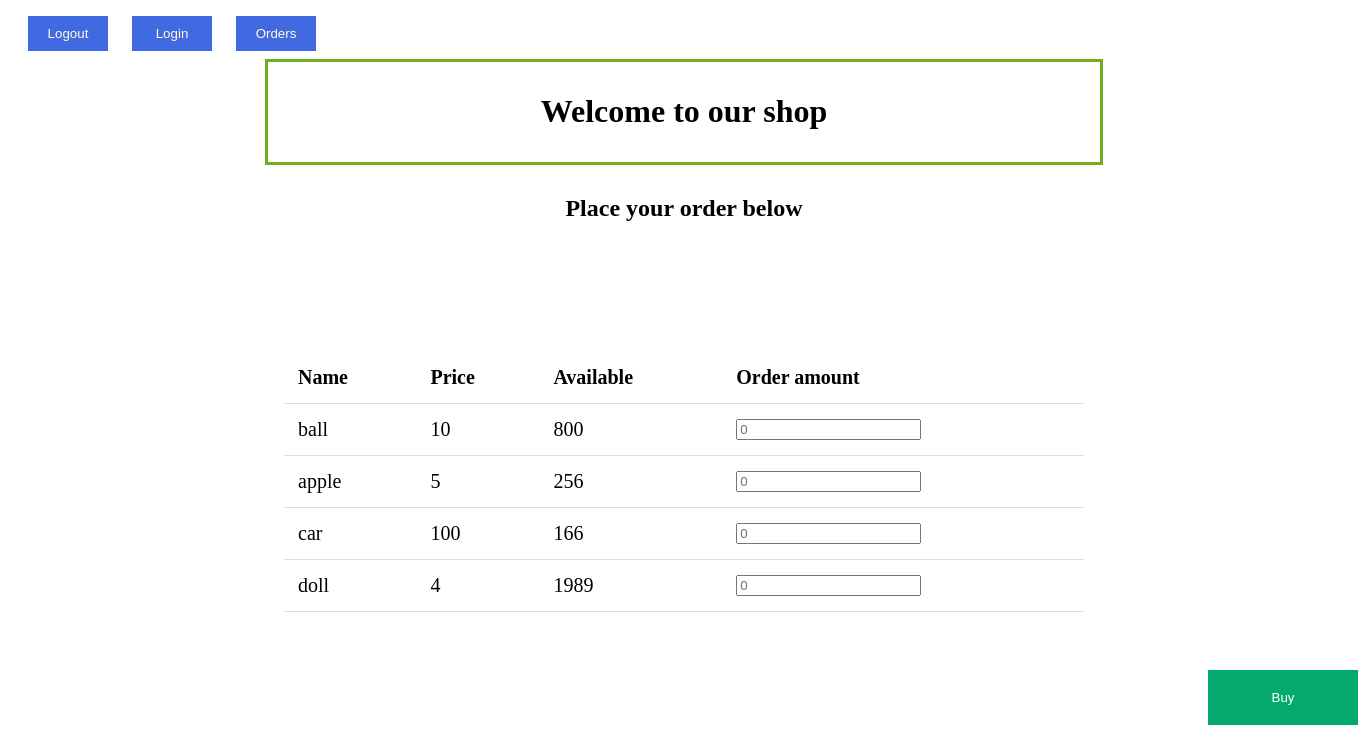
Before: / with the older database file.
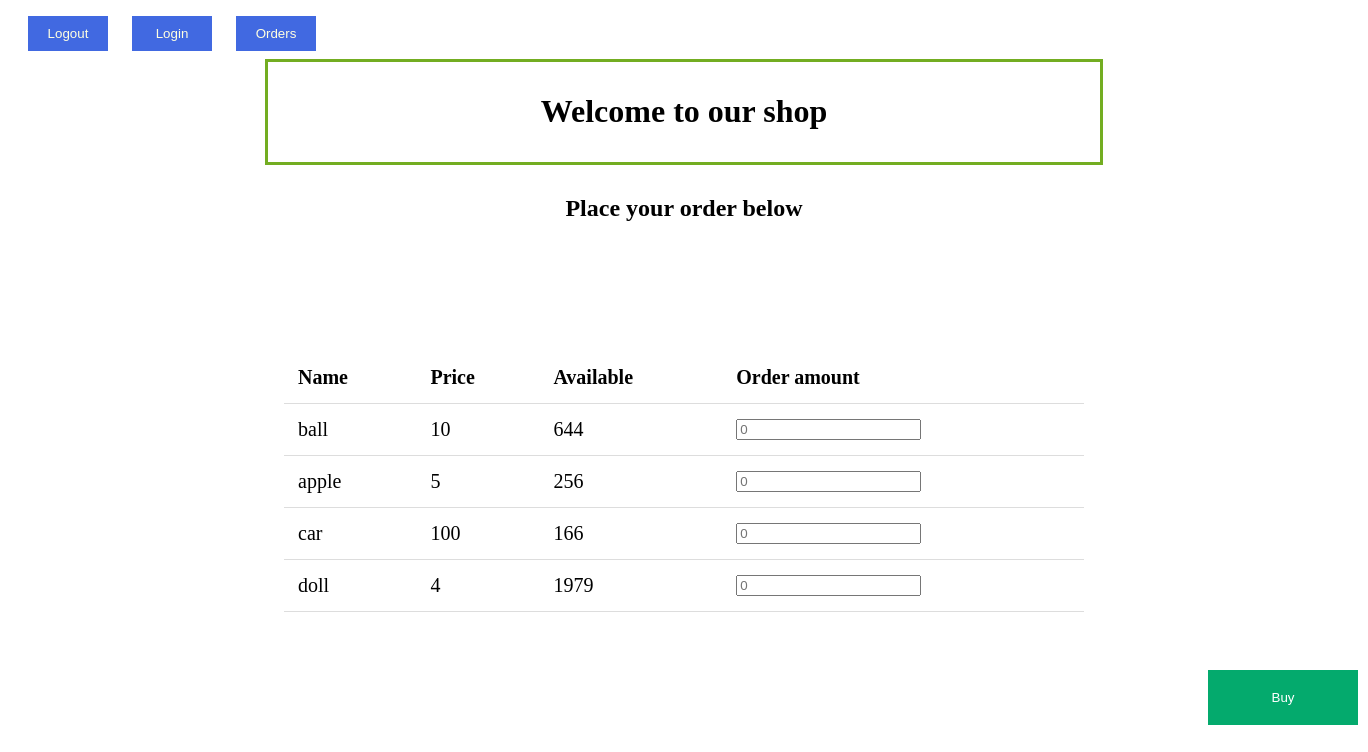
After: the same page with the newer database file.
### model.py (models this page shows)
class Product(Base):
    __tablename__ = 'product'
    id = Column(Integer, primary_key=True)
    name = Column(String, nullable=False, unique=True)
    price = Column(Integer, nullable=False)
    amount = Column(Integer)

### main.py (the view, shortened to what this page needs)
@app.route('/', methods=['GET', 'POST'])
def items():
    return index_page()

### main.py (called while the page is built)
def index_page(cookie=None):
    all_items = session.query(Product).all()
    res = make_response(render_template('index.html', data=all_items))
    if cookie:
        res.set_cookie('cookie_token', cookie)
    return res

### templates/index.html (shortened to what this page needs)
<html>
<head>
</head>
<body>
     <a href="/logout"><button type="button" class="logoutbtn">Logout</button></a>
     <a href="/login"><button type="button" class="loginbtn">Login</button></a>
     <a href="/orders"><button type="button" class="orderbtn">Orders</button></a>
<form target="_self" method="post">
    <div class="center">
        <h1>Welcome to our shop</h1>
    </div>
    <div class="center" style="border:None">
        <h2>Place your order below</h2>
    </div>
    <div class="tab">
    <table>
        <tr>
            <th>Name</th>
            <th>Price</th>
            <th>Available</th>
            <th>Order amount</th>
        </tr>
{% for obj in data %}
    <tr>
        <td>{{obj.name}}</td>
        <td>{{obj.price}}</td>
        <td>{{obj.amount}}</td>
        <td><input type="number" placeholder="0" id={{obj.name}} name={{obj.name}}></td>
    </tr>
{% endfor %}
    </table>
    </div>
    <div class="but">
    <button type="submit">Buy</button>
    </div>
</form>
</body>
</html>

### templates/index.html (style rules this page uses)
div.center { margin: auto; width: 60%; border: 3px solid #73AD21; padding: 10px; text-align: center; }
table { border-collapse: collapse; width: 100%; }
th, td { padding: 14px; text-align: left; font-size: 20px; border-bottom: 1px solid #ddd; }
div.tab { margin-top:100px; margin-left:auto; margin-right:auto; width:800px; }
button { background-color: #04AA6D; color: white; padding: 20px 25px; margin: 8px 0; border: none; cursor: pointer; width: 150px; }
div.but { margin-top:50px; margin-left:1200px; margin-right:auto; }
.logoutbtn { width: 80px; padding: 10px 18px; background-color: #4169E1; margin-left: 20px; color: #FFFFE0; }
.loginbtn { width: 80px; padding: 10px 18px; background-color: #4169E1; margin-left: 20px; color: #FFFFE0; }
.orderbtn { width: 80px; padding: 10px 18px; background-color: #4169E1; margin-left: 20px; color: #FFFFE0; }

Changed rows visible on the page:
changed Product "ball": amount "800" → "644"
changed Product "doll": amount "1989" → "1979"
